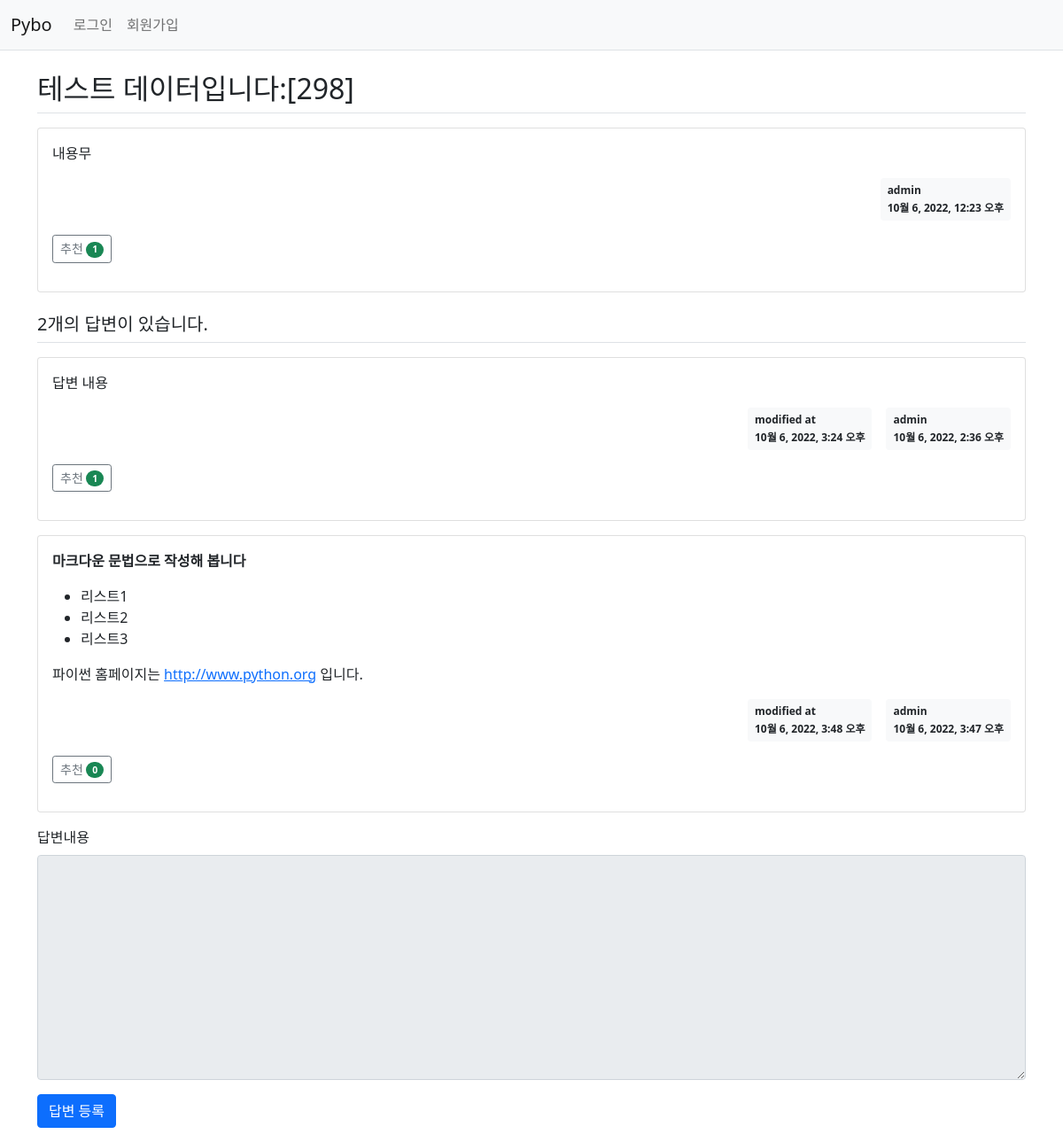
Screenshot of /pybo/302/ with the database file from the repository.
### pybo/models.py (models this page shows, shortened)
class Question(models.Model):
	author = models.ForeignKey(User, on_delete=models.CASCADE, related_name='author_question')
	modify_date = models.DateTimeField(null=True, blank=True)
	subject = models.CharField(max_length=200)
	content = models.TextField()
	create_date = models.DateTimeField()
	voter = models.ManyToManyField(User, related_name='voter_question')  # ��õ�� �߰�

class Answer(models.Model):
	author = models.ForeignKey(User, on_delete=models.CASCADE, related_name='author_answer')
	modify_date = models.DateTimeField(null=True, blank=True)
	question = models.ForeignKey(Question, on_delete=models.CASCADE)
	content = models.TextField()
	create_date = models.DateTimeField()
	voter = models.ManyToManyField(User, related_name='voter_answer')  # ��õ�� �߰�

### pybo/views/base_views.py (the view)
def detail(request, question_id):
    question = get_object_or_404(Question, pk=question_id)
    context = {'question': question}
    return render(request, 'pybo/question_detail.html', context)

### pybo/templatetags/pybo_filter.py (called while the page is built)
@register.filter
def mark(value):
    extensions = ["nl2br", "fenced_code"]
    return mark_safe(markdown.markdown(value, extensions=extensions))

### templates/pybo/question_detail.html (shortened to what this page needs)
{% extends 'base.html' %}
{% load pybo_filter %}
{% block content %}
<div class="container my-3">
    <h2 class="border-bottom py-2">{{ question.subject }}</h2>
    <div class="card my-3">
        <div class="card-body">
            <div class="card-text">{{ question.content|mark }}</div>
            <div class="d-flex justify-content-end">
                <div class="badge bg-light text-dark p-2 text-start">
                    <div class="mb-2">{{ question.author.username }}</div>
                    <div>{{ question.create_date }}</div>
                </div>
            </div>
            <div class="my-3">
                <a href="javascript:void(0)" data-uri="{% url 'pybo:question_vote' question.id  %}"
                        class="recommend btn btn-sm btn-outline-secondary"> 추천
                    <span class="badge rounded-pill bg-success">{{question.voter.count}}</span>
                </a>
            </div>
        </div>
    </div>
    <h5 class="border-bottom my-3 py-2">{{question.answer_set.count}}개의 답변이 있습니다.</h5>
    {% for answer in question.answer_set.all %}
    <div class="card my-3">
        <div class="card-body">
            <div class="card-text">{{ answer.content|mark }}</div>
            <div class="d-flex justify-content-end">
                {% if answer.modify_date %}
                <div class="badge bg-light text-dark p-2 text-start mx-3">
                    <div class="mb-2">modified at</div>
                    <div>{{ answer.modify_date }}</div>
                </div>
                {% endif %}
                <div class="badge bg-light text-dark p-2 text-start">
                    <div class="mb-2">{{ answer.author.username }}</div>
                    <div>{{ answer.create_date }}</div>
                </div>
            </div>
            <div class="my-3">
                <a href="javascript:void(0)" data-uri="{% url 'pybo:answer_vote' answer.id  %}"
                        class="recommend btn btn-sm btn-outline-secondary"> 추천
                    <span class="badge rounded-pill bg-success">{{answer.voter.count}}</span>
                </a>
            </div>
        </div>
    </div>
    {% endfor %}
    <form action="{% url 'pybo:answer_create' question.id %}" method="post" class="my-3">
        <div class="mb-3">
            <label for="content" class="form-label">답변내용</label>
            <textarea {% if not user.is_authenticated %}disabled{% endif %}
              name="content" id="content" class="form-control" rows="10"></textarea>
        </div>
        <input type="submit" value="답변 등록" class="btn btn-primary">
    </form>
</div>
{% endblock %}

### rows the page displays
Question: subject "테스트 데이터입니다:[298]", content|mark "내용무", author.username "admin", create_date "10월 6, 2022, 12:23 오후", voter.count "1", answer_set.count "2"
Answer: content|mark "답변 내용", modify_date "10월 6, 2022, 3:24 오후", author.username "admin", create_date "10월 6, 2022, 2:36 오후", voter.count "1"
Answer: content|mark "마크다운 문법으로 작성해 봅니다 리스트1 리스트2 리스트3 파이썬 홈페이지는 http://www.python.org 입니다.", modify_date "10월 6, 2022, 3:48 오후", author.username "admin", create_date "10월 6, 2022, 3:47 오후", voter.count "0"
